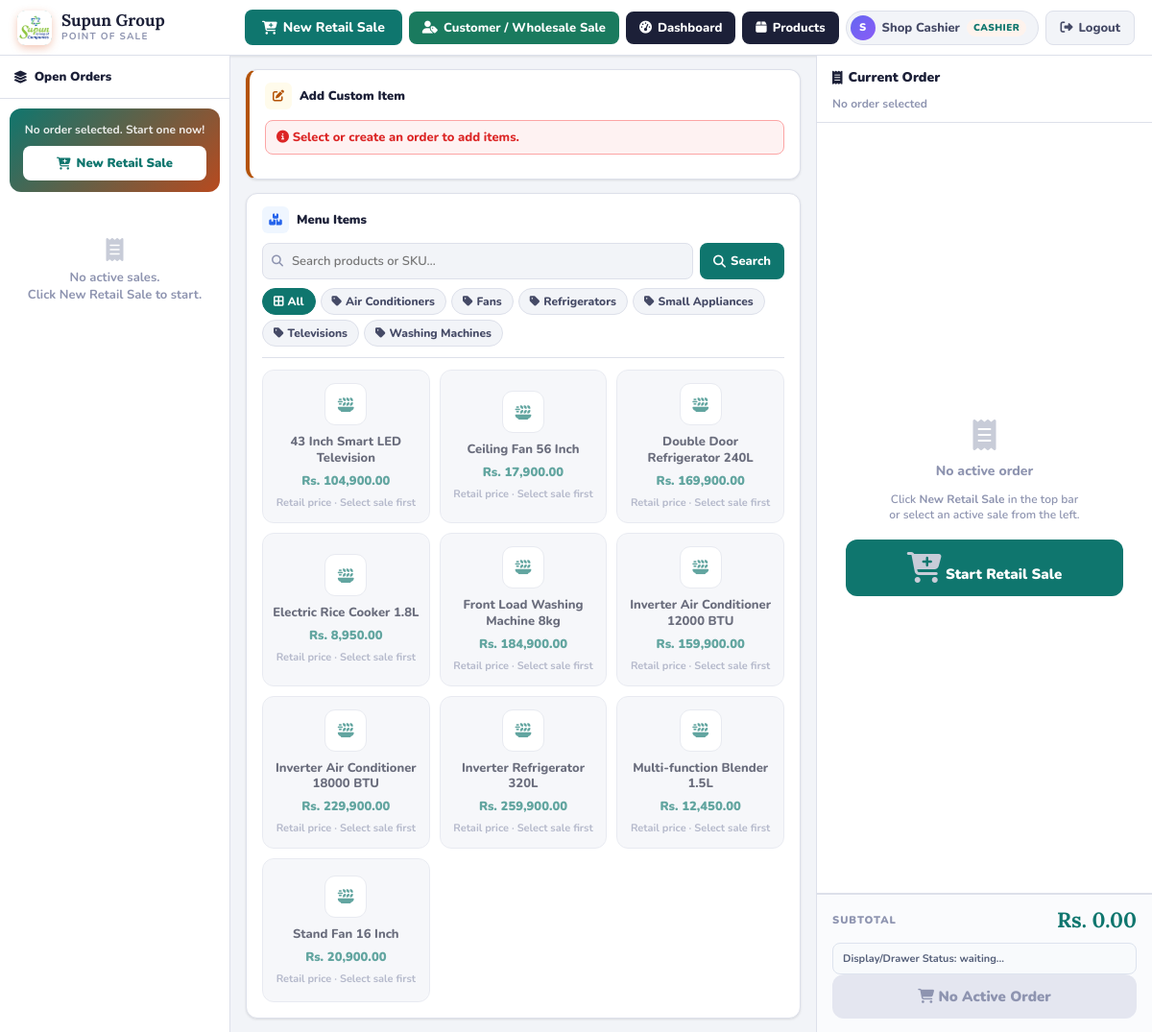
The page /pos.php (signed in) on the database its author committed.
### tables this page shows
CREATE TABLE categories (
  category_id INT UNSIGNED AUTO_INCREMENT PRIMARY KEY,
  category_name VARCHAR(100) NOT NULL UNIQUE,
  status TINYINT(1) NOT NULL DEFAULT 1,
  created_at TIMESTAMP NOT NULL DEFAULT CURRENT_TIMESTAMP
);

CREATE TABLE products (
  product_id INT UNSIGNED AUTO_INCREMENT PRIMARY KEY,
  category_id INT UNSIGNED NOT NULL,
  sku VARCHAR(60) NULL UNIQUE,
  barcode VARCHAR(80) NULL UNIQUE,
  product_name VARCHAR(180) NOT NULL,
  unit VARCHAR(30) NOT NULL DEFAULT 'pcs',
  cost_price DECIMAL(12,2) NOT NULL DEFAULT 0.00,
  price DECIMAL(12,2) NOT NULL,
  wholesale_price DECIMAL(12,2) NOT NULL DEFAULT 0.00,
  wholesale_min_qty INT UNSIGNED NOT NULL DEFAULT 10,
  stock_qty DECIMAL(12,3) NOT NULL DEFAULT 0.000,
  reorder_level DECIMAL(12,3) NOT NULL DEFAULT 5.000,
  status TINYINT(1) NOT NULL DEFAULT 1,
  created_at TIMESTAMP NOT NULL DEFAULT CURRENT_TIMESTAMP,
  updated_at TIMESTAMP NOT NULL DEFAULT CURRENT_TIMESTAMP ON UPDATE CURRENT_TIMESTAMP,
  CONSTRAINT fk_products_category FOREIGN KEY (category_id) REFERENCES categories(category_id)
);

### pos.php (the view, shortened to what the rows shown need)
<?php
include 'db.php';
$current_order_id = isset($_GET["order_id"]) ? (int)$_GET["order_id"] : 0;
$filter_category = isset($_GET["category"]) ? (int)$_GET["category"] : 0;
$search          = isset($_GET["search"])   ? trim($_GET["search"])   : "";
$categories  = $conn->query("SELECT * FROM categories WHERE status=1 ORDER BY category_name ASC");
$product_sql = "SELECT * FROM products WHERE status=1";
$product_sql .= " ORDER BY product_name ASC";
$products = $conn->query($product_sql);
$current_order = null;
?>
<!DOCTYPE html>
<html lang="en">
<head>
<link rel="stylesheet" href="https://cdnjs.cloudflare.com/ajax/libs/font-awesome/6.5.0/css/all.min.css">
</head>
<body>
<div class="topbar">
    <div class="brand">
        <div class="brand-text">
            <h1>Supun Group</h1>
        </div>
    </div>
</div>
<div class="pos-body">
    <div class="left-panel">
        <div class="card menu-card">
            <div class="filter-area">
                <div class="cat-pills">
                    <a href="pos.php<?php echo $current_order_id > 0 ? '?order_id='.$current_order_id : ''; ?>" class="cpill <?php echo ($filter_category == 0 && $search == '') ? 'active' : ''; ?>">
                        <i class="fa-solid fa-border-all"></i> All
                    </a>
                    <?php
                    if ($categories && $categories->num_rows > 0) {
                        mysqli_data_seek($categories, 0);
                        while ($cat = $categories->fetch_assoc()) {
                            $cls = ($filter_category == $cat["category_id"]) ? "active" : "";
                            $url = "pos.php?order_id=".(int)$current_order_id."&category=".(int)$cat["category_id"];
                            echo '<a href="'.$url.'" class="cpill '.$cls.'"><i class="fa-solid fa-tag"></i> '.htmlspecialchars($cat["category_name"]).'</a>';
                        }
                    }
                    ?>
                </div>
            </div>
            <div class="products-grid">
                <?php if ($products && $products->num_rows > 0): ?>
                    <?php while ($row = $products->fetch_assoc()): ?>
                        <?php
                        $is_wholesale_sale = $current_order && $current_order['order_type'] === 'wholesale';
                        $display_price = $is_wholesale_sale && (float)$row['wholesale_price'] > 0
                            ? (float)$row['wholesale_price']
                            : (float)$row['price'];
                        $price_label = $is_wholesale_sale ? 'Wholesale price' : 'Retail price';
                        ?>
                        <?php if ($current_order && $current_order["order_status"] === "open"): ?>
                            <div class="pcard"
                                 onclick="addItem(<?php echo (int)$current_order_id; ?>, <?php echo (int)$row['product_id']; ?>, this)"
                                 title="Click to add to order">
                                <div class="pcard-icon"><i class="fa-solid fa-plate-wheat"></i></div>
                                <div class="pcard-name"><?php echo htmlspecialchars($row["product_name"]); ?></div>
                                <div class="pcard-price">Rs. <?php echo number_format($display_price, 2); ?></div>
                                <div class="pcard-sub"><?php echo $price_label; ?> · Tap to add</div>
                                <span class="pcard-badge">+ Add</span>
                            </div>
                        <?php else: ?>
                            <div class="pcard disabled"
                                 onclick="noOrderAlert()"
                                 title="Create an order first">
                                <div class="pcard-icon"><i class="fa-solid fa-plate-wheat"></i></div>
                                <div class="pcard-name"><?php echo htmlspecialchars($row["product_name"]); ?></div>
                                <div class="pcard-price">Rs. <?php echo number_format($row["price"], 2); ?></div>
                                <div class="pcard-sub">Retail price · Select sale first</div>
                            </div>
                        <?php endif; ?>
                    <?php endwhile; ?>
                <?php endif; ?>
            </div>
        </div>
    </div>
    <div class="right-panel">
        <form method="POST" id="orderForm" class="rp-form">
            <div class="rp-head">
                <h2><i class="fa-solid fa-receipt"></i> Current Order</h2>
            </div>
        </form>
    </div>
</div>
</body>
</html>

### rows shown on the page
categories: category_name "Air Conditioners"
categories: category_name "Fans"
categories: category_name "Refrigerators"
categories: category_name "Small Appliances"
categories: category_name "Televisions"
categories: category_name "Washing Machines"
products: product_name "43 Inch Smart LED Television", price "104,900.00"
products: product_name "Ceiling Fan 56 Inch", price "17,900.00"
products: product_name "Double Door Refrigerator 240L", price "169,900.00"
products: product_name "Electric Rice Cooker 1.8L", price "8,950.00"
products: product_name "Front Load Washing Machine 8kg", price "184,900.00"
products: product_name "Inverter Air Conditioner 12000 BTU", price "159,900.00"
products: product_name "Inverter Air Conditioner 18000 BTU", price "229,900.00"
products: product_name "Inverter Refrigerator 320L", price "259,900.00"
products: product_name "Multi-function Blender 1.5L", price "12,450.00"
products: product_name "Stand Fan 16 Inch", price "20,900.00"

### other values the page prints
substr($_SESSION["full_name"] ?? "U", 0, 1) "S"
$_SESSION["full_name"] "Shop Cashier"
$user_role "CASHIER"
$grand_total "0.00"
